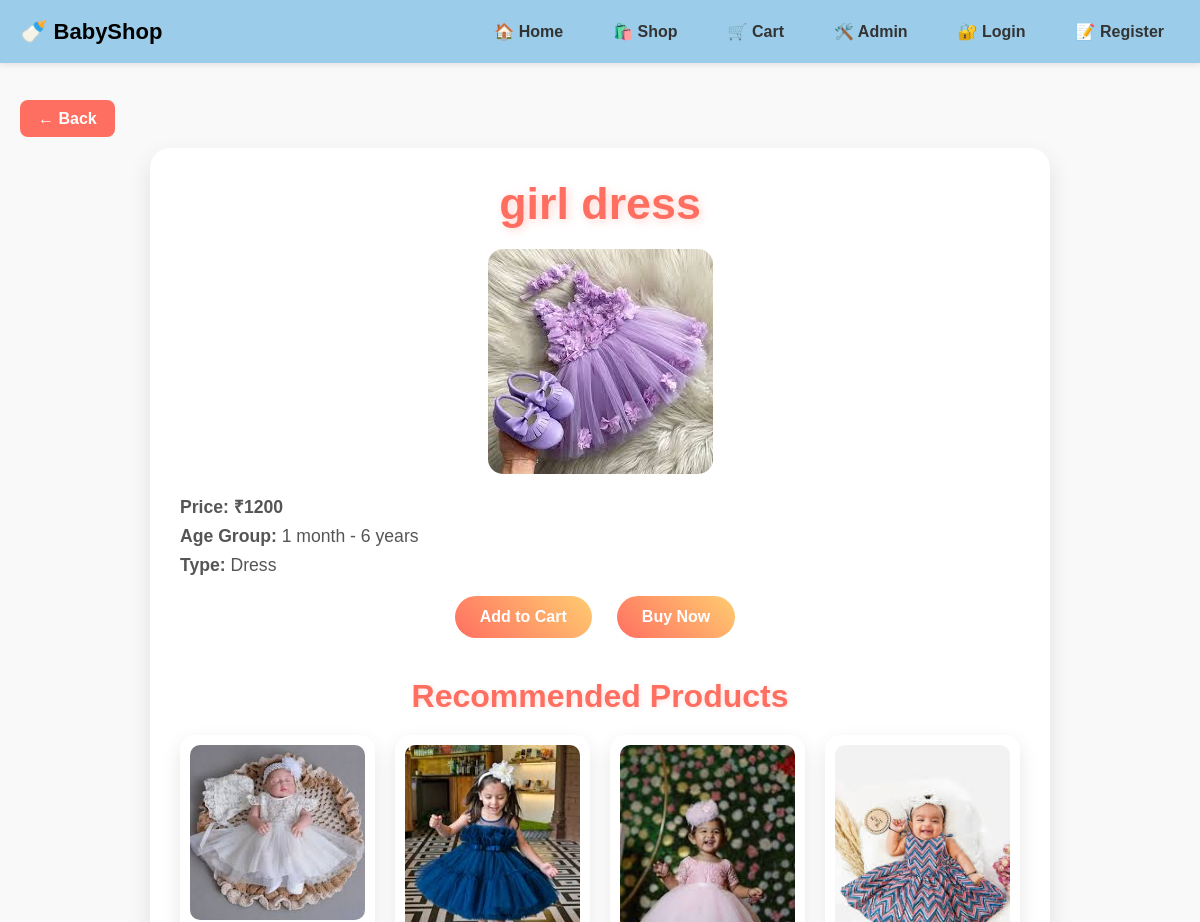
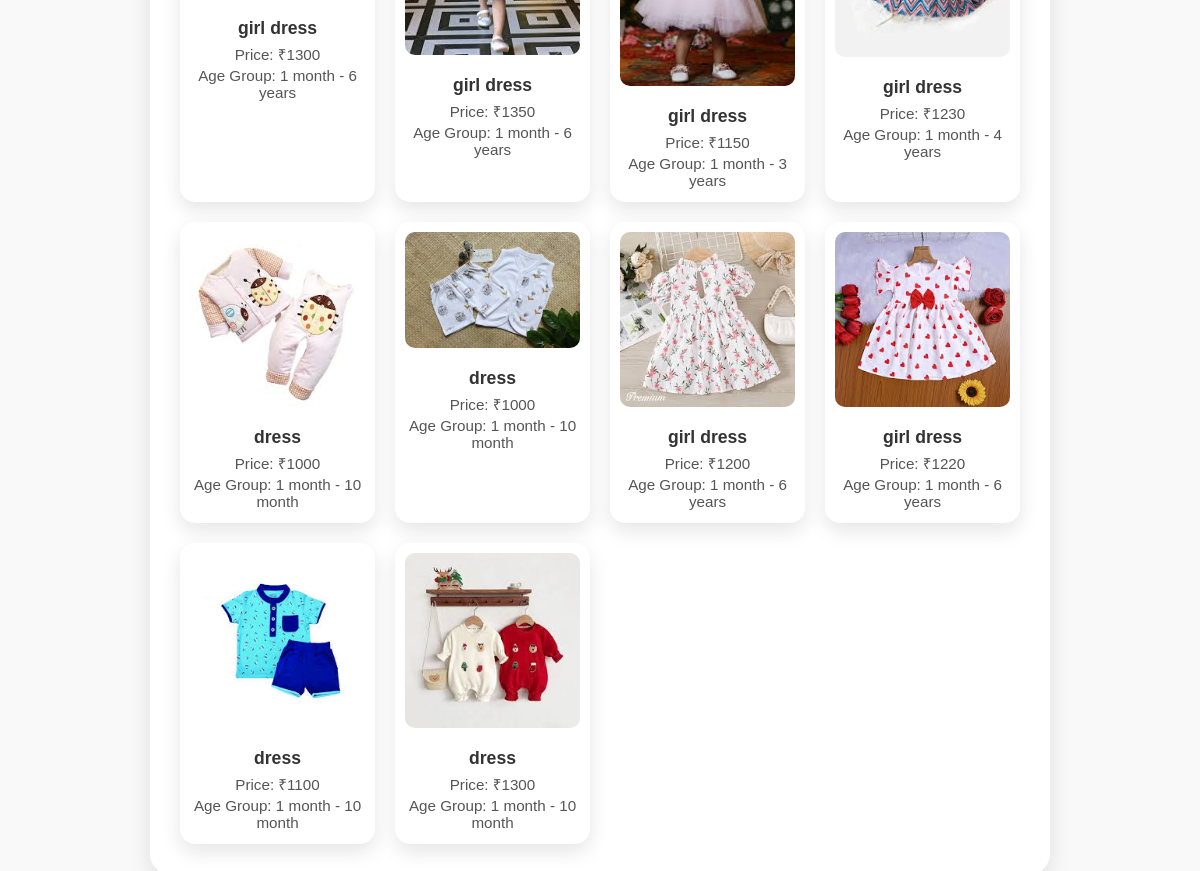
/product/5, run on the app's committed database (2 pictures, top to bottom).
### tables this page shows
CREATE TABLE products (
            id INTEGER PRIMARY KEY AUTOINCREMENT,
            name TEXT,
            price INTEGER,
            age_group TEXT,
            type TEXT,
            image TEXT
        );

### app.py (the view, shortened to what this page needs)
@app.route('/product/<int:product_id>')
def product_detail(product_id):
    conn = get_db_connection()
    product = conn.execute(
        "SELECT * FROM products WHERE id = ?",
        (product_id,)
    ).fetchone()
    if product is None:
        conn.close()
        return "Product not found", 404
    price = product['price']
    lower_bound = price * 0.8
    upper_bound = price * 1.2
    recommendations = conn.execute(
        """
        SELECT * FROM products
        WHERE type = ?
          AND id != ?
          AND price BETWEEN ? AND ?
        LIMIT 10
        """,
        (product['type'], product_id, lower_bound, upper_bound)
    ).fetchall()
    conn.close()
    return render_template(
        'product_detail.html',
        product=product,
        recommendations=recommendations
    )

### app.py (called while the page is built)
def get_db_connection():
    conn = sqlite3.connect(DB_PATH)
    conn.row_factory = sqlite3.Row
    return conn

### templates/product_detail.html (shortened to what this page needs)
<!DOCTYPE html>
<html>
<head>
</head>
<body>
{% extends "base.html" %}
{% block content %}
<div style="margin-bottom: 20px;">
  <a href="{% if product['type'] | lower == 'dress' %}{{ url_for('dress') }}{% else %}{{ url_for('non_dress') }}{% endif %}"
     style="text-decoration: none; color: #fff; background: #ff6f61; padding: 10px 18px; border-radius: 8px; font-weight: bold; transition: all 0.3s ease;">
    ← Back
  </a>
</div>
<div class="product-detail">
  <h1>{{ product['name'] }}</h1>
  <img src="{{ url_for('static', filename='images/' + product['image']) }}" alt="{{ product['name'] }}">
  <p class="price"><strong>Price:</strong> ₹{{ product['price'] }}</p>
  <p><strong>Age Group:</strong> {{ product['age_group'] }}</p>
  <p><strong>Type:</strong> {{ product['type'] }}</p>
<div class="button-group" style="margin-top: 20px; display: flex; justify-content: center; gap: 15px; flex-wrap: wrap;">
  <form method="POST" action="{{ url_for('add_to_cart', product_id=product['id']) }}">
    <button type="submit">Add to Cart</button>
  </form>
  <form method="POST" action="{{ url_for('buy_now', product_id=product['id']) }}">
    <button type="submit">Buy Now</button>
  </form>
</div>
  <div class="recommendations">
    <h2>Recommended Products</h2>
    <div class="recommendations-grid">
      {% for rec in recommendations %}
      <div class="rec-product">
        <a href="{{ url_for('product_detail', product_id=rec.id) }}">
          <img src="{{ url_for('static', filename='images/' + rec.image) }}" alt="{{ rec.name }}">
          <h4>{{ rec.name }}</h4>
          <p>Price: ₹{{ rec.price }}</p>
          <p>Age Group: {{ rec.age_group }}</p>
        </a>
      </div>
      {% else %}
        <p>No recommendations available.</p>
      {% endfor %}
    </div>
  </div>
</div>
{% endblock %}

### templates/base.html (shortened to what this page needs)
<!DOCTYPE html>
<html lang="en">
<head>
</head>
<body>
<nav id="navbar">
    <div class="nav-container">
        <div class="nav-top">
            <div class="brand">🍼 BabyShop</div>
            <div class="nav-links">
    <a href="{{ url_for('home') }}">🏠 Home</a>
    <a href="{{ url_for('products') }}">🛍️ Shop</a>
    <a href="{{ url_for('cart') }}">🛒 Cart</a>
    <a href="{{ url_for('admin_login') }}">🛠️ Admin</a>
    {% if session.get('user_id') %}
        <a href="{{ url_for('profile') }}">👤 {{ session.get('user_name') }}</a>
    {% else %}
        <a href="{{ url_for('login') }}">🔐 Login</a>
        <a href="{{ url_for('register') }}">📝 Register</a>
    {% endif %}
</div>
        </div>
    </div>
</nav>
<div class="page-content">
    {% block content %}{% endblock %}
</div>
</body>
</html>

### templates/product_detail.html (style rules this page uses)
body { font-family: Arial, sans-serif; background: #f4f7f8; margin: 0; padding: 0; }
.product-detail { max-width: 900px; margin: 0 auto; background: #fff; padding: 30px; border-radius: 20px; box-shadow: 0 10px 25px rgba(0,0,0,0.1); transition: all 0.3s ease; }
.product-detail h1 { text-align: center; font-size: 2.8rem; color: #ff6f61; margin-bottom: 20px; text-shadow: 2px 2px 8px rgba(255,111,97,0.3); }
.product-detail img { display: block; max-width: 100%; margin: 0 auto 20px; border-radius: 15px; transition: transform 0.3s ease; }
.product-detail p { font-size: 1.1rem; color: #555; margin: 8px 0; }
.price { color: #e91e63; font-weight: bold; font-size: 1.3rem; }
.product-detail form button { padding: 12px 25px; font-size: 1rem; font-weight: bold; color: #fff; background: linear-gradient(45deg, #ff6f61, #ffcc70); border: none; border-radius: 25px; cursor: pointer; transition: all 0.3s ease; margin-right: 10px; }
.recommendations { margin-top: 40px; }
.recommendations h2 { font-size: 2rem; margin-bottom: 20px; color: #ff6f61; text-align: center; text-shadow: 1px 1px 5px rgba(255,111,97,0.2); }
.recommendations-grid { display: grid; grid-template-columns: repeat(auto-fit, minmax(180px, 1fr)); gap: 20px; justify-items: center; }
.rec-product { background: #fff; border-radius: 15px; padding: 10px; text-align: center; box-shadow: 0 8px 20px rgba(0,0,0,0.1); transition: transform 0.3s ease, box-shadow 0.3s ease; width: 100%; }
.rec-product img { width: 100%; border-radius: 10px; transition: transform 0.3s ease; }
.rec-product h4 { font-size: 1.1rem; margin: 10px 0 5px; color: #333; }
.rec-product p { font-size: 0.95rem; color: #555; margin: 3px 0; }
.rec-product a { text-decoration: none; color: inherit; }

### templates/base.html (style rules this page uses)
* { margin: 0; padding: 0; box-sizing: border-box; }
body { font-family: Arial, sans-serif; background: #f9f9f9; overflow-x: hidden; }
nav { position: fixed; top: 0; width: 100%; background: #9bcdea; box-shadow: 0 2px 6px rgba(0,0,0,0.1); z-index: 1000; }
.nav-container { max-width: 1200px; margin: auto; padding: 14px 20px; }
.nav-top { display: flex; align-items: center; }
.brand { font-size: 22px; font-weight: bold; white-space: nowrap; }
.nav-links { display: flex; gap: 18px; margin-left: auto; }
.nav-links a { text-decoration: none; color: #333; font-weight: 600; padding: 8px 16px; border-radius: 20px; transition: all 0.3s ease; white-space: nowrap; }
.page-content { padding-top: 110px; max-width: 1200px; margin: auto; padding-left: 20px; padding-right: 20px; }

### data on the page
products: name "girl dress", image (picture), price "1200", age_group "1 month - 6 years", type "Dress"
products: image (picture), name "girl dress", price "1300", age_group "1 month - 6 years"
products: image (picture), name "girl dress", price "1350", age_group "1 month - 6 years"
products: image (picture), name "girl dress", price "1150", age_group "1 month - 3 years"
products: image (picture), name "girl dress", price "1230", age_group "1 month - 4 years"
products: image+name (picture), name "dress", price "1000", age_group "1 month - 10 month"
products: image+name (picture), name "dress", price "1000", age_group "1 month - 10 month"
products: image (picture), name "girl dress", price "1200", age_group "1 month - 6 years"
products: image (picture), name "girl dress", price "1220", age_group "1 month - 6 years"
products: image+name (picture), name "dress", price "1100", age_group "1 month - 10 month"
products: image+name (picture), name "dress", price "1300", age_group "1 month - 10 month"
